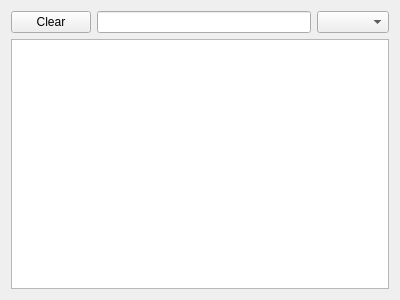
<?xml version="1.0" encoding="UTF-8"?>
<ui version="4.0">
 <class>SelectStudentWidget</class>
 <widget class="QWidget" name="SelectStudentWidget">
  <property name="geometry">
   <rect>
    <x>0</x>
    <y>0</y>
    <width>400</width>
    <height>300</height>
   </rect>
  </property>
  <property name="windowTitle">
   <string>Form</string>
  </property>
  <layout class="QVBoxLayout" name="verticalLayout_2">
   <item>
    <layout class="QVBoxLayout" name="verticalLayout">
     <item>
      <layout class="QHBoxLayout" name="horizontalLayout">
       <item>
        <widget class="QPushButton" name="clearButton">
         <property name="text">
          <string>Clear</string>
         </property>
        </widget>
       </item>
       <item>
        <widget class="QLineEdit" name="searchEdit"/>
       </item>
       <item>
        <widget class="QComboBox" name="filterKeyCombo"/>
       </item>
      </layout>
     </item>
     <item>
      <widget class="QTableView" name="studentTable">
       <property name="alternatingRowColors">
        <bool>true</bool>
       </property>
       <property name="selectionMode">
        <enum>QAbstractItemView::SingleSelection</enum>
       </property>
       <property name="selectionBehavior">
        <enum>QAbstractItemView::SelectRows</enum>
       </property>
       <property name="verticalScrollMode">
        <enum>QAbstractItemView::ScrollPerPixel</enum>
       </property>
       <property name="horizontalScrollMode">
        <enum>QAbstractItemView::ScrollPerPixel</enum>
       </property>
       <property name="sortingEnabled">
        <bool>true</bool>
       </property>
      </widget>
     </item>
    </layout>
   </item>
  </layout>
 </widget>
 <resources/>
 <connections/>
</ui>
